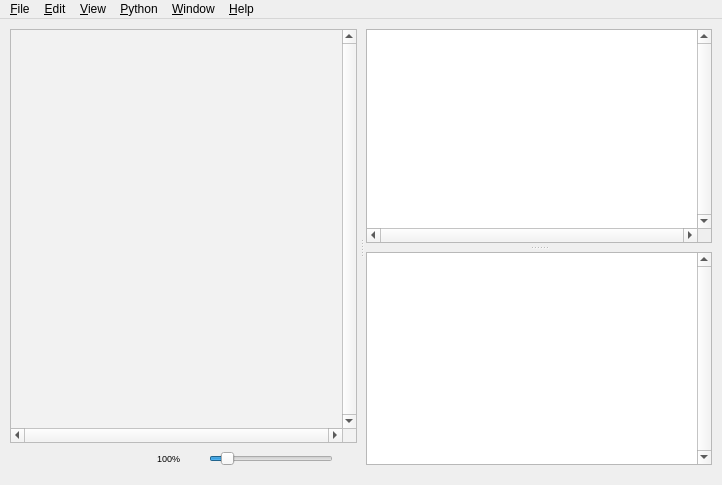
<?xml version="1.0" encoding="UTF-8"?>
<ui version="4.0">
 <class>main</class>
 <widget class="QMainWindow" name="main">
  <property name="geometry">
   <rect>
    <x>0</x>
    <y>0</y>
    <width>722</width>
    <height>485</height>
   </rect>
  </property>
  <property name="minimumSize">
   <size>
    <width>283</width>
    <height>378</height>
   </size>
  </property>
  <property name="windowTitle">
   <string>[*]Window</string>
  </property>
  <property name="style" stdset="0">
   <string/>
  </property>
  <widget class="QWidget" name="centralwidget">
   <layout class="QHBoxLayout" name="horizontalLayout">
    <property name="spacing">
     <number>0</number>
    </property>
    <property name="leftMargin">
     <number>10</number>
    </property>
    <property name="topMargin">
     <number>10</number>
    </property>
    <property name="rightMargin">
     <number>10</number>
    </property>
    <property name="bottomMargin">
     <number>20</number>
    </property>
    <item>
     <widget class="QSplitter" name="horizontalSplitter">
      <property name="orientation">
       <enum>Qt::Horizontal</enum>
      </property>
      <property name="handleWidth">
       <number>9</number>
      </property>
      <widget class="QWidget" name="layoutWidget">
       <layout class="QVBoxLayout" name="verticalLayout">
        <property name="spacing">
         <number>0</number>
        </property>
        <property name="sizeConstraint">
         <enum>QLayout::SetDefaultConstraint</enum>
        </property>
        <property name="margin">
         <number>0</number>
        </property>
        <item>
         <widget class="QGraphicsView" name="graphicsSuperView">
          <property name="styleSheet">
           <string notr="true">QTextEdit { background: palette(base); } 
#main QAbstractScrollArea[style=&quot;mac&quot;] { border-color: #8e8e8e #bebebe #bebebe #bebebe; }
#main QAbstractScrollArea[style=&quot;cde&quot;] { border-color: #7c7c8d #9a9ab0 #9a9ab0 #8f8fa4; }
#main QAbstractScrollArea[style=&quot;motif&quot;] { border-color: #a6a6a6 #efefef #efefef #a6a6a6; }
#main QAbstractScrollArea[style=&quot;windows&quot;] { border-color: #8b8b8b transparent transparent #a7a49f; }
#main QAbstractScrollArea[style=&quot;plastique&quot;] { border-color: #8e8e8e #d5d5d5 #d5d5d5 #bebebe; }
#main QAbstractScrollArea[style=&quot;cleanlooks&quot;] { border-color: #a8a099 #dedad6 #dedad6 #c4bcb4; }
#main QAbstractScrollArea[style=&quot;windowsvista&quot;] { border-color: #abadb3 #dbdfe6 #e3e9ef #e2e3ea; }
#main QAbstractScrollArea:focus[style=&quot;windowsvista&quot;] { border-color: #3d7bad #a4c9e3 #b7d9ed #b5cfe7; }

#main #graphicsSuperView { background-color: #f2f2f2; }
#main #graphicsSuperView[style=&quot;cde&quot;] { background-color: #aaaac2; }
#main #graphicsSuperView[style=&quot;motif&quot;] { background-color: #e5e5e5; }
#main #graphicsSuperView[style=&quot;windows&quot;] { background-color: #fafafa; }
</string>
          </property>
          <property name="verticalScrollBarPolicy">
           <enum>Qt::ScrollBarAlwaysOn</enum>
          </property>
          <property name="horizontalScrollBarPolicy">
           <enum>Qt::ScrollBarAlwaysOn</enum>
          </property>
          <property name="alignment">
           <set>Qt::AlignLeading|Qt::AlignLeft|Qt::AlignTop</set>
          </property>
          <property name="renderHints">
           <set>QPainter::Antialiasing|QPainter::HighQualityAntialiasing|QPainter::SmoothPixmapTransform|QPainter::TextAntialiasing</set>
          </property>
          <property name="optimizationFlags">
           <set>QGraphicsView::DontAdjustForAntialiasing|QGraphicsView::DontClipPainter|QGraphicsView::DontSavePainterState</set>
          </property>
         </widget>
        </item>
        <item>
         <widget class="QWidget" name="zoomPanel" native="true">
          <property name="minimumSize">
           <size>
            <width>1</width>
            <height>22</height>
           </size>
          </property>
          <property name="styleSheet">
           <string notr="true">#main[style=&quot;cde&quot;] #zoomPanel, #main[style=&quot;motif&quot;] #zoomPanel, #main[style=&quot;plastique&quot;] #zoomPanel, #main[style=&quot;windows&quot;] #zoomPanel, #main[style=&quot;cde&quot;] #zoomWidget, #main[style=&quot;motif&quot;] #zoomWidget, #main[style=&quot;plastique&quot;] #zoomWidget, #main[style=&quot;windows&quot;] #zoomWidget, #main[style=&quot;gtk&quot;] #zoomWidget, #main[style=&quot;gtk&quot;] #zoomWidget { min-height: 27px; max-height: 27px; }
#main[style=&quot;windowsvista&quot;] #zoomWidget, #main[style=&quot;windowsvista&quot;] #zoomWidget { min-height: 26px; max-height: 26px; }</string>
          </property>
          <layout class="QHBoxLayout" name="horizontalLayout_2">
           <property name="spacing">
            <number>0</number>
           </property>
           <property name="margin">
            <number>0</number>
           </property>
           <item>
            <widget class="QWidget" name="widget" native="true">
             <property name="sizePolicy">
              <sizepolicy hsizetype="Fixed" vsizetype="Fixed">
               <horstretch>0</horstretch>
               <verstretch>0</verstretch>
              </sizepolicy>
             </property>
             <property name="minimumSize">
              <size>
               <width>16</width>
               <height>22</height>
              </size>
             </property>
             <property name="maximumSize">
              <size>
               <width>16</width>
               <height>22</height>
              </size>
             </property>
             <widget class="AnimationSpinner" name="animationSpinner">
              <property name="geometry">
               <rect>
                <x>0</x>
                <y>5</y>
                <width>16</width>
                <height>16</height>
               </rect>
              </property>
              <property name="sizePolicy">
               <sizepolicy hsizetype="Fixed" vsizetype="Fixed">
                <horstretch>0</horstretch>
                <verstretch>0</verstretch>
               </sizepolicy>
              </property>
              <property name="minimumSize">
               <size>
                <width>16</width>
                <height>16</height>
               </size>
              </property>
              <property name="maximumSize">
               <size>
                <width>16</width>
                <height>16</height>
               </size>
              </property>
              <property name="toolTip">
               <string>The script is running.</string>
              </property>
              <property name="text">
               <string/>
              </property>
              <property name="pixmap">
               <pixmap resource="../resources.qrc">:/animationspinner</pixmap>
              </property>
             </widget>
            </widget>
           </item>
           <item>
            <spacer name="horizontalSpacer">
             <property name="orientation">
              <enum>Qt::Horizontal</enum>
             </property>
             <property name="sizeType">
              <enum>QSizePolicy::Expanding</enum>
             </property>
             <property name="sizeHint" stdset="0">
              <size>
               <width>1</width>
               <height>1</height>
              </size>
             </property>
            </spacer>
           </item>
           <item>
            <widget class="QWidget" name="zoomWidget" native="true">
             <property name="sizePolicy">
              <sizepolicy hsizetype="Fixed" vsizetype="Fixed">
               <horstretch>0</horstretch>
               <verstretch>0</verstretch>
              </sizepolicy>
             </property>
             <property name="minimumSize">
              <size>
               <width>220</width>
               <height>22</height>
              </size>
             </property>
             <property name="maximumSize">
              <size>
               <width>220</width>
               <height>22</height>
              </size>
             </property>
             <widget class="QToolButton" name="zoomInButton">
              <property name="geometry">
               <rect>
                <x>204</x>
                <y>9</y>
                <width>16</width>
                <height>13</height>
               </rect>
              </property>
              <property name="toolTip">
               <string>Zooms in.</string>
              </property>
              <property name="styleSheet">
               <string notr="true">#zoomInButton { image: url(':/zoombig'); border: 0; margin: 0; padding: 0; }
#zoomInButton:pressed { image: url(':/zoombig_pressed'); }</string>
              </property>
             </widget>
             <widget class="QSlider" name="zoomSlider">
              <property name="geometry">
               <rect>
                <x>72</x>
                <y>5</y>
                <width>124</width>
                <height>22</height>
               </rect>
              </property>
              <property name="toolTip">
               <string>Sets the zoom level.</string>
              </property>
              <property name="styleSheet">
               <string notr="true">border: 0;</string>
              </property>
              <property name="minimum">
               <number>1</number>
              </property>
              <property name="maximum">
               <number>1000</number>
              </property>
              <property name="value">
               <number>100</number>
              </property>
              <property name="orientation">
               <enum>Qt::Horizontal</enum>
              </property>
             </widget>
             <widget class="QToolButton" name="zoomOutButton">
              <property name="geometry">
               <rect>
                <x>51</x>
                <y>11</y>
                <width>10</width>
                <height>9</height>
               </rect>
              </property>
              <property name="toolTip">
               <string>Zooms out.</string>
              </property>
              <property name="styleSheet">
               <string notr="true">#zoomOutButton { image: url(':/zoomsmall'); border: 0; margin: 0; padding: 0; }
#zoomOutButton:pressed { image: url(':/zoomsmall_pressed'); }</string>
              </property>
              <property name="text">
               <string/>
              </property>
             </widget>
             <widget class="QLabel" name="zoomLevel">
              <property name="geometry">
               <rect>
                <x>1</x>
                <y>7</y>
                <width>42</width>
                <height>14</height>
               </rect>
              </property>
              <property name="toolTip">
               <string>Zoom to actual size.</string>
              </property>
              <property name="styleSheet">
               <string notr="true">font-size: 9px;</string>
              </property>
              <property name="text">
               <string>100%</string>
              </property>
              <property name="alignment">
               <set>Qt::AlignBottom|Qt::AlignRight|Qt::AlignTrailing</set>
              </property>
             </widget>
            </widget>
           </item>
          </layout>
         </widget>
        </item>
       </layout>
      </widget>
      <widget class="QSplitter" name="verticalSplitter">
       <property name="sizePolicy">
        <sizepolicy hsizetype="Ignored" vsizetype="Expanding">
         <horstretch>0</horstretch>
         <verstretch>0</verstretch>
        </sizepolicy>
       </property>
       <property name="orientation">
        <enum>Qt::Vertical</enum>
       </property>
       <property name="handleWidth">
        <number>9</number>
       </property>
       <widget class="PyDETextView" name="textView">
        <property name="enabled">
         <bool>true</bool>
        </property>
        <property name="sizePolicy">
         <sizepolicy hsizetype="Expanding" vsizetype="Ignored">
          <horstretch>0</horstretch>
          <verstretch>0</verstretch>
         </sizepolicy>
        </property>
        <property name="focusPolicy">
         <enum>Qt::ClickFocus</enum>
        </property>
        <property name="contextMenuPolicy">
         <enum>Qt::ActionsContextMenu</enum>
        </property>
        <property name="verticalScrollBarPolicy">
         <enum>Qt::ScrollBarAlwaysOn</enum>
        </property>
        <property name="horizontalScrollBarPolicy">
         <enum>Qt::ScrollBarAlwaysOn</enum>
        </property>
        <property name="lineWrapMode">
         <enum>QTextEdit::NoWrap</enum>
        </property>
        <property name="html">
         <string>&lt;!DOCTYPE HTML PUBLIC &quot;-//W3C//DTD HTML 4.0//EN&quot; &quot;http://www.w3.org/TR/REC-html40/strict.dtd&quot;&gt;
&lt;html&gt;&lt;head&gt;&lt;meta name=&quot;qrichtext&quot; content=&quot;1&quot; /&gt;&lt;style type=&quot;text/css&quot;&gt;
p, li { white-space: pre-wrap; }
&lt;/style&gt;&lt;/head&gt;&lt;body style=&quot; font-family:'Ubuntu'; font-size:11pt; font-weight:400; font-style:normal;&quot;&gt;
&lt;p style=&quot;-qt-paragraph-type:empty; margin-top:0px; margin-bottom:0px; margin-left:3px; margin-right:0px; -qt-block-indent:0; text-indent:0px; font-family:'Lucida Grande'; font-size:13pt;&quot;&gt;&lt;/p&gt;&lt;/body&gt;&lt;/html&gt;</string>
        </property>
        <property name="acceptRichText">
         <bool>false</bool>
        </property>
       </widget>
       <widget class="QTextEdit" name="outputView">
        <property name="sizePolicy">
         <sizepolicy hsizetype="Expanding" vsizetype="Ignored">
          <horstretch>0</horstretch>
          <verstretch>0</verstretch>
         </sizepolicy>
        </property>
        <property name="sizeIncrement">
         <size>
          <width>1</width>
          <height>1</height>
         </size>
        </property>
        <property name="verticalScrollBarPolicy">
         <enum>Qt::ScrollBarAlwaysOn</enum>
        </property>
        <property name="horizontalScrollBarPolicy">
         <enum>Qt::ScrollBarAsNeeded</enum>
        </property>
        <property name="readOnly">
         <bool>true</bool>
        </property>
        <property name="html">
         <string>&lt;!DOCTYPE HTML PUBLIC &quot;-//W3C//DTD HTML 4.0//EN&quot; &quot;http://www.w3.org/TR/REC-html40/strict.dtd&quot;&gt;
&lt;html&gt;&lt;head&gt;&lt;meta name=&quot;qrichtext&quot; content=&quot;1&quot; /&gt;&lt;style type=&quot;text/css&quot;&gt;
p, li { white-space: pre-wrap; }
&lt;/style&gt;&lt;/head&gt;&lt;body style=&quot; font-family:'Ubuntu'; font-size:11pt; font-weight:400; font-style:normal;&quot;&gt;
&lt;p style=&quot;-qt-paragraph-type:empty; margin-top:0px; margin-bottom:0px; margin-left:3px; margin-right:0px; -qt-block-indent:0; text-indent:0px; font-family:'Lucida Grande'; font-size:13pt;&quot;&gt;&lt;/p&gt;&lt;/body&gt;&lt;/html&gt;</string>
        </property>
        <property name="acceptRichText">
         <bool>false</bool>
        </property>
       </widget>
      </widget>
     </widget>
    </item>
   </layout>
  </widget>
  <widget class="QMenuBar" name="menuBar">
   <property name="geometry">
    <rect>
     <x>0</x>
     <y>0</y>
     <width>722</width>
     <height>25</height>
    </rect>
   </property>
   <widget class="QMenu" name="menuFile">
    <property name="title">
     <string>&amp;File</string>
    </property>
    <widget class="QMenu" name="menuOpen_Recent">
     <property name="title">
      <string>Open Recent</string>
     </property>
     <addaction name="separator"/>
     <addaction name="act_doc_clearRecentDocuments"/>
    </widget>
    <addaction name="act_doc_newDocument"/>
    <addaction name="act_app_generateCode"/>
    <addaction name="act_doc_openDocument"/>
    <addaction name="menuOpen_Recent"/>
    <addaction name="separator"/>
    <addaction name="act_main_revertDocumentToSaved"/>
    <addaction name="act_main_close"/>
    <addaction name="separator"/>
    <addaction name="act_main_saveDocument"/>
    <addaction name="act_main_saveDocumentAs"/>
    <addaction name="separator"/>
    <addaction name="act_main_exportAsImage"/>
    <addaction name="act_main_exportAsMovie"/>
    <addaction name="separator"/>
    <addaction name="act_main_print_"/>
    <addaction name="act_app_terminate"/>
   </widget>
   <widget class="QMenu" name="menuEdit">
    <property name="title">
     <string>&amp;Edit</string>
    </property>
    <addaction name="act_code_undo"/>
    <addaction name="act_code_redo"/>
    <addaction name="separator"/>
    <addaction name="act_code_cut"/>
    <addaction name="act_code_copy"/>
    <addaction name="act_code_paste"/>
    <addaction name="act_code_delete"/>
    <addaction name="act_code_selectAll"/>
    <addaction name="separator"/>
    <addaction name="act_find_find"/>
    <addaction name="act_find_findNext"/>
    <addaction name="act_find_findPrevious"/>
    <addaction name="act_find_selectionForFind"/>
    <addaction name="act_code_jumpToSelection"/>
    <addaction name="separator"/>
    <addaction name="act_app_showPreferencesPanel"/>
   </widget>
   <widget class="QMenu" name="menuView">
    <property name="title">
     <string>&amp;View</string>
    </property>
    <widget class="QMenu" name="menuZoom_to">
     <property name="title">
      <string>Zoom to</string>
     </property>
     <addaction name="act_main_zoomToFit"/>
     <addaction name="act_zoom_100"/>
     <addaction name="act_zoom_200"/>
     <addaction name="act_zoom_300"/>
     <addaction name="act_zoom_400"/>
     <addaction name="act_zoom_50"/>
    </widget>
    <addaction name="act_main_zoomIn"/>
    <addaction name="act_main_zoomOut"/>
    <addaction name="menuZoom_to"/>
   </widget>
   <widget class="QMenu" name="menuPython">
    <property name="title">
     <string>&amp;Python</string>
    </property>
    <addaction name="act_main_run"/>
    <addaction name="act_main_runFullscreen"/>
    <addaction name="act_main_stop"/>
    <addaction name="separator"/>
    <addaction name="act_code_indent"/>
    <addaction name="act_code_dedent"/>
    <addaction name="act_code_comment"/>
    <addaction name="act_code_uncomment"/>
    <addaction name="separator"/>
    <addaction name="act_code_jumpToLine_"/>
   </widget>
   <widget class="QMenu" name="menuWindow">
    <property name="title">
     <string>&amp;Window</string>
    </property>
    <addaction name="act_main_showMinimized"/>
    <addaction name="act_main_toggleMaximized"/>
    <addaction name="separator"/>
    <addaction name="act_main_bringAllToFront"/>
    <addaction name="separator"/>
   </widget>
   <widget class="QMenu" name="menuHelp">
    <property name="title">
     <string>&amp;Help</string>
    </property>
    <addaction name="act_app_showHelp"/>
    <addaction name="act_app_showSite"/>
   </widget>
   <addaction name="menuFile"/>
   <addaction name="menuEdit"/>
   <addaction name="menuView"/>
   <addaction name="menuPython"/>
   <addaction name="menuWindow"/>
   <addaction name="menuHelp"/>
  </widget>
  <action name="act_doc_newDocument">
   <property name="text">
    <string>&amp;New</string>
   </property>
   <property name="shortcut">
    <string>Ctrl+N</string>
   </property>
  </action>
  <action name="act_app_generateCode">
   <property name="text">
    <string>&amp;New with code</string>
   </property>
   <property name="shortcut">
    <string>Ctrl+Shift+N</string>
   </property>
  </action>
  <action name="act_doc_openDocument">
   <property name="text">
    <string>&amp;Open...</string>
   </property>
   <property name="shortcut">
    <string>Ctrl+O</string>
   </property>
  </action>
  <action name="act_doc_clearRecentDocuments">
   <property name="text">
    <string>Clear Menu</string>
   </property>
  </action>
  <action name="act_main_revertDocumentToSaved">
   <property name="text">
    <string>&amp;Revert</string>
   </property>
  </action>
  <action name="act_main_close">
   <property name="text">
    <string>&amp;Close</string>
   </property>
   <property name="shortcut">
    <string>Ctrl+W</string>
   </property>
  </action>
  <action name="act_main_saveDocument">
   <property name="text">
    <string>&amp;Save</string>
   </property>
   <property name="shortcut">
    <string>Ctrl+S</string>
   </property>
  </action>
  <action name="act_main_saveDocumentAs">
   <property name="text">
    <string>&amp;Save As...</string>
   </property>
   <property name="shortcut">
    <string>Ctrl+Shift+S</string>
   </property>
  </action>
  <action name="act_main_exportAsImage">
   <property name="text">
    <string>&amp;Export as Image...</string>
   </property>
   <property name="shortcut">
    <string>Ctrl+E</string>
   </property>
  </action>
  <action name="act_main_exportAsMovie">
   <property name="enabled">
    <bool>false</bool>
   </property>
   <property name="text">
    <string>&amp;Export as Quicktime Movie...</string>
   </property>
   <property name="shortcut">
    <string>Ctrl+Shift+E</string>
   </property>
  </action>
  <action name="act_main_print_">
   <property name="enabled">
    <bool>false</bool>
   </property>
   <property name="text">
    <string>&amp;Print...</string>
   </property>
   <property name="shortcut">
    <string>Ctrl+P</string>
   </property>
  </action>
  <action name="act_app_terminate">
   <property name="text">
    <string>E&amp;xit</string>
   </property>
   <property name="shortcut">
    <string>Ctrl+Q</string>
   </property>
  </action>
  <action name="act_code_undo">
   <property name="enabled">
    <bool>false</bool>
   </property>
   <property name="text">
    <string>&amp;Undo</string>
   </property>
   <property name="shortcut">
    <string>Ctrl+Z</string>
   </property>
  </action>
  <action name="act_code_redo">
   <property name="enabled">
    <bool>false</bool>
   </property>
   <property name="text">
    <string>&amp;Redo</string>
   </property>
   <property name="shortcut">
    <string>Ctrl+Shift+Z</string>
   </property>
  </action>
  <action name="act_code_cut">
   <property name="enabled">
    <bool>false</bool>
   </property>
   <property name="text">
    <string>Cu&amp;t</string>
   </property>
   <property name="shortcut">
    <string>Ctrl+X</string>
   </property>
  </action>
  <action name="act_code_copy">
   <property name="enabled">
    <bool>false</bool>
   </property>
   <property name="text">
    <string>&amp;Copy</string>
   </property>
   <property name="shortcut">
    <string>Ctrl+C</string>
   </property>
  </action>
  <action name="act_code_paste">
   <property name="text">
    <string>&amp;Paste</string>
   </property>
   <property name="shortcut">
    <string>Ctrl+V</string>
   </property>
  </action>
  <action name="act_code_delete">
   <property name="enabled">
    <bool>false</bool>
   </property>
   <property name="text">
    <string>Delete</string>
   </property>
  </action>
  <action name="act_code_selectAll">
   <property name="text">
    <string>Select Al&amp;l</string>
   </property>
   <property name="shortcut">
    <string>Ctrl+A</string>
   </property>
  </action>
  <action name="act_find_find">
   <property name="text">
    <string>Find</string>
   </property>
   <property name="shortcut">
    <string>Ctrl+F</string>
   </property>
   <property name="tag" stdset="0">
    <string>SHOW_PANEL</string>
   </property>
  </action>
  <action name="act_find_findNext">
   <property name="text">
    <string>Find Next</string>
   </property>
   <property name="shortcut">
    <string>Ctrl+G</string>
   </property>
   <property name="tag" stdset="0">
    <string>FIND_NEXT</string>
   </property>
  </action>
  <action name="act_find_findPrevious">
   <property name="text">
    <string>Find Previous</string>
   </property>
   <property name="shortcut">
    <string>Ctrl+Shift+G</string>
   </property>
   <property name="tag" stdset="0">
    <string>FIND_PREVIOUS</string>
   </property>
  </action>
  <action name="act_find_selectionForFind">
   <property name="enabled">
    <bool>false</bool>
   </property>
   <property name="text">
    <string>Use Selection for Find</string>
   </property>
   <property name="shortcut">
    <string>Ctrl+Alt+E</string>
   </property>
   <property name="tag" stdset="0">
    <string>USE_SELECTION_FOR_FIND</string>
   </property>
  </action>
  <action name="act_code_jumpToSelection">
   <property name="text">
    <string>Jump to Selection</string>
   </property>
   <property name="shortcut">
    <string>Ctrl+Alt+J</string>
   </property>
  </action>
  <action name="act_app_showPreferencesPanel">
   <property name="text">
    <string>&amp;Preferences</string>
   </property>
   <property name="shortcut">
    <string>Ctrl+,</string>
   </property>
  </action>
  <action name="act_main_zoomIn">
   <property name="text">
    <string>Zoom &amp;In</string>
   </property>
   <property name="shortcut">
    <string>Ctrl++</string>
   </property>
  </action>
  <action name="act_main_zoomOut">
   <property name="text">
    <string>Zoom &amp;Out</string>
   </property>
   <property name="shortcut">
    <string>Ctrl+-</string>
   </property>
  </action>
  <action name="act_main_zoomToFit">
   <property name="text">
    <string>To &amp;Fit</string>
   </property>
   <property name="shortcut">
    <string>Ctrl+0</string>
   </property>
  </action>
  <action name="act_zoom_100">
   <property name="text">
    <string>Actual &amp;Size</string>
   </property>
   <property name="shortcut">
    <string>Ctrl+1</string>
   </property>
   <property name="tag" stdset="0">
    <number>100</number>
   </property>
  </action>
  <action name="act_zoom_200">
   <property name="text">
    <string>200%</string>
   </property>
   <property name="shortcut">
    <string>Ctrl+2</string>
   </property>
   <property name="tag" stdset="0">
    <number>200</number>
   </property>
  </action>
  <action name="act_zoom_300">
   <property name="text">
    <string>300%</string>
   </property>
   <property name="shortcut">
    <string>Ctrl+3</string>
   </property>
   <property name="tag" stdset="0">
    <number>300</number>
   </property>
  </action>
  <action name="act_zoom_400">
   <property name="text">
    <string>400%</string>
   </property>
   <property name="shortcut">
    <string>Ctrl+4</string>
   </property>
   <property name="tag" stdset="0">
    <number>400</number>
   </property>
  </action>
  <action name="act_zoom_50">
   <property name="text">
    <string>50%</string>
   </property>
   <property name="shortcut">
    <string>Ctrl+5</string>
   </property>
   <property name="tag" stdset="0">
    <number>50</number>
   </property>
  </action>
  <action name="act_main_run">
   <property name="text">
    <string>&amp;Run</string>
   </property>
   <property name="shortcut">
    <string>Ctrl+R</string>
   </property>
  </action>
  <action name="act_main_runFullscreen">
   <property name="enabled">
    <bool>false</bool>
   </property>
   <property name="text">
    <string>Run &amp;Fullscreen</string>
   </property>
   <property name="shortcut">
    <string>Ctrl+Shift+R</string>
   </property>
  </action>
  <action name="act_main_stop">
   <property name="text">
    <string>&amp;Stop</string>
   </property>
   <property name="shortcut">
    <string>Ctrl+.</string>
   </property>
  </action>
  <action name="act_code_indent">
   <property name="text">
    <string>Indent</string>
   </property>
   <property name="shortcut">
    <string>Ctrl+]</string>
   </property>
  </action>
  <action name="act_code_dedent">
   <property name="text">
    <string>Dedent</string>
   </property>
   <property name="shortcut">
    <string>Ctrl+[</string>
   </property>
  </action>
  <action name="act_code_comment">
   <property name="text">
    <string>Comment</string>
   </property>
   <property name="shortcut">
    <string>Ctrl+}</string>
   </property>
  </action>
  <action name="act_code_uncomment">
   <property name="text">
    <string>Uncomment</string>
   </property>
   <property name="shortcut">
    <string>Ctrl+{</string>
   </property>
  </action>
  <action name="act_code_jumpToLine_">
   <property name="text">
    <string>Jump to line...</string>
   </property>
   <property name="shortcut">
    <string>Ctrl+J</string>
   </property>
  </action>
  <action name="act_main_showMinimized">
   <property name="text">
    <string>&amp;Minimize</string>
   </property>
   <property name="shortcut">
    <string>Ctrl+M</string>
   </property>
  </action>
  <action name="act_main_toggleMaximized">
   <property name="text">
    <string>&amp;Zoom</string>
   </property>
  </action>
  <action name="act_main_bringAllToFront">
   <property name="text">
    <string>&amp;Bring All to Front</string>
   </property>
   <property name="shortcut">
    <string>Ctrl+Shift+Z</string>
   </property>
  </action>
  <action name="act_app_showSite">
   <property name="text">
    <string>NodeBox Site</string>
   </property>
  </action>
  <action name="act_main_dragZoom">
   <property name="text">
    <string>dragZoom</string>
   </property>
  </action>
  <action name="act_app_showHelp">
   <property name="text">
    <string>NodeBox Help</string>
   </property>
   <property name="shortcut">
    <string>Ctrl+?</string>
   </property>
  </action>
 </widget>
 <customwidgets>
  <customwidget>
   <class>PyDETextView</class>
   <extends>QTextEdit</extends>
   <header>nodebox.gui.qt.PyDETextView</header>
  </customwidget>
  <customwidget>
   <class>AnimationSpinner</class>
   <extends>QLabel</extends>
   <header>nodebox.gui.qt.widgets.animationspinner</header>
  </customwidget>
 </customwidgets>
 <resources>
  <include location="../resources.qrc"/>
 </resources>
 <connections>
  <connection>
   <sender>zoomInButton</sender>
   <signal>pressed()</signal>
   <receiver>act_main_zoomIn</receiver>
   <slot>trigger()</slot>
   <hints>
    <hint type="sourcelabel">
     <x>335</x>
     <y>457</y>
    </hint>
    <hint type="destinationlabel">
     <x>-1</x>
     <y>-1</y>
    </hint>
   </hints>
  </connection>
  <connection>
   <sender>zoomOutButton</sender>
   <signal>pressed()</signal>
   <receiver>act_main_zoomOut</receiver>
   <slot>trigger()</slot>
   <hints>
    <hint type="sourcelabel">
     <x>179</x>
     <y>457</y>
    </hint>
    <hint type="destinationlabel">
     <x>-1</x>
     <y>-1</y>
    </hint>
   </hints>
  </connection>
  <connection>
   <sender>zoomSlider</sender>
   <signal>valueChanged(int)</signal>
   <receiver>act_main_dragZoom</receiver>
   <slot>trigger()</slot>
   <hints>
    <hint type="sourcelabel">
     <x>257</x>
     <y>457</y>
    </hint>
    <hint type="destinationlabel">
     <x>-1</x>
     <y>-1</y>
    </hint>
   </hints>
  </connection>
  <connection>
   <sender>textView</sender>
   <signal>copyAvailable(bool)</signal>
   <receiver>act_code_cut</receiver>
   <slot>setEnabled(bool)</slot>
   <hints>
    <hint type="sourcelabel">
     <x>532</x>
     <y>137</y>
    </hint>
    <hint type="destinationlabel">
     <x>-1</x>
     <y>-1</y>
    </hint>
   </hints>
  </connection>
  <connection>
   <sender>textView</sender>
   <signal>copyAvailable(bool)</signal>
   <receiver>act_code_copy</receiver>
   <slot>setEnabled(bool)</slot>
   <hints>
    <hint type="sourcelabel">
     <x>532</x>
     <y>137</y>
    </hint>
    <hint type="destinationlabel">
     <x>-1</x>
     <y>-1</y>
    </hint>
   </hints>
  </connection>
  <connection>
   <sender>textView</sender>
   <signal>copyAvailable(bool)</signal>
   <receiver>act_code_delete</receiver>
   <slot>setEnabled(bool)</slot>
   <hints>
    <hint type="sourcelabel">
     <x>532</x>
     <y>137</y>
    </hint>
    <hint type="destinationlabel">
     <x>-1</x>
     <y>-1</y>
    </hint>
   </hints>
  </connection>
  <connection>
   <sender>textView</sender>
   <signal>copyAvailable(bool)</signal>
   <receiver>act_find_selectionForFind</receiver>
   <slot>setEnabled(bool)</slot>
   <hints>
    <hint type="sourcelabel">
     <x>532</x>
     <y>137</y>
    </hint>
    <hint type="destinationlabel">
     <x>-1</x>
     <y>-1</y>
    </hint>
   </hints>
  </connection>
  <connection>
   <sender>textView</sender>
   <signal>undoAvailable(bool)</signal>
   <receiver>act_code_undo</receiver>
   <slot>setEnabled(bool)</slot>
   <hints>
    <hint type="sourcelabel">
     <x>532</x>
     <y>137</y>
    </hint>
    <hint type="destinationlabel">
     <x>-1</x>
     <y>-1</y>
    </hint>
   </hints>
  </connection>
  <connection>
   <sender>textView</sender>
   <signal>redoAvailable(bool)</signal>
   <receiver>act_code_redo</receiver>
   <slot>setEnabled(bool)</slot>
   <hints>
    <hint type="sourcelabel">
     <x>532</x>
     <y>137</y>
    </hint>
    <hint type="destinationlabel">
     <x>-1</x>
     <y>-1</y>
    </hint>
   </hints>
  </connection>
 </connections>
</ui>
